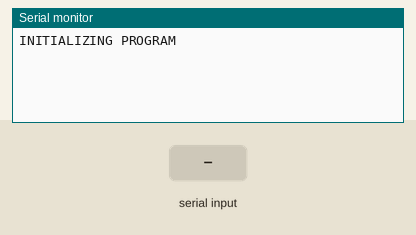
The sketch below on a simulated Arduino Uno, built with avr-gcc and run on an emulated ATmega328P. Shown: the last lines printed to the serial monitor. The test bench sets the inputs (shaded band).

Above: at 1.2 s.
1.3 s: "1" received over the second serial link
At 2.5 s:
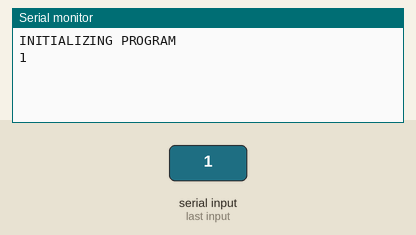
2.8 s: "0" received over the second serial link
At 3.6 s:
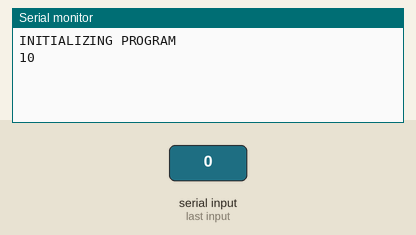

Measured:
- after the input at 1.3 s, the serial monitor: prints a new line at once (image 1)
- after the input at 2.8 s, the serial monitor: prints a new line at once (image 2)

The sketch:

SerialBridge.ino
```cpp
#include <AltSoftSerial.h>
// AltSoftSerial always uses these pins:
//
// Board          Transmit  Receive   PWM Unusable
// -----          --------  -------   ------------
// Teensy 3.0 & 3.1  21        20         22
// Teensy 2.0         9        10       (none)
// Teensy++ 2.0      25         4       26, 27
// Arduino Uno        9         8         10
// Arduino Leonardo   5        13       (none)
// Arduino Mega      46        48       44, 45
// Wiring-S           5         6          4
// Sanguino          13        14         12

// I am using Arduino Pro Mini which will be Arduino Uno Equivalent
AltSoftSerial mySerial;

#define Wreset 4

void setup() {

  pinMode(Wreset,OUTPUT);//I am using pin 4 to do the Sleep
  Serial.begin(9600);// Configuring the PC serial port

  mySerial.begin(9600);//Configuring the Sigfox Module software serial port

  while (!Serial) {

  }

  Serial.println("INITIALIZING PROGRAM");

  }

void loop() {

 if (mySerial.available()) {
    Serial.write(mySerial.read());
  }
  if (Serial.available()) {
    mySerial.write(Serial.read());
  }

}
```
